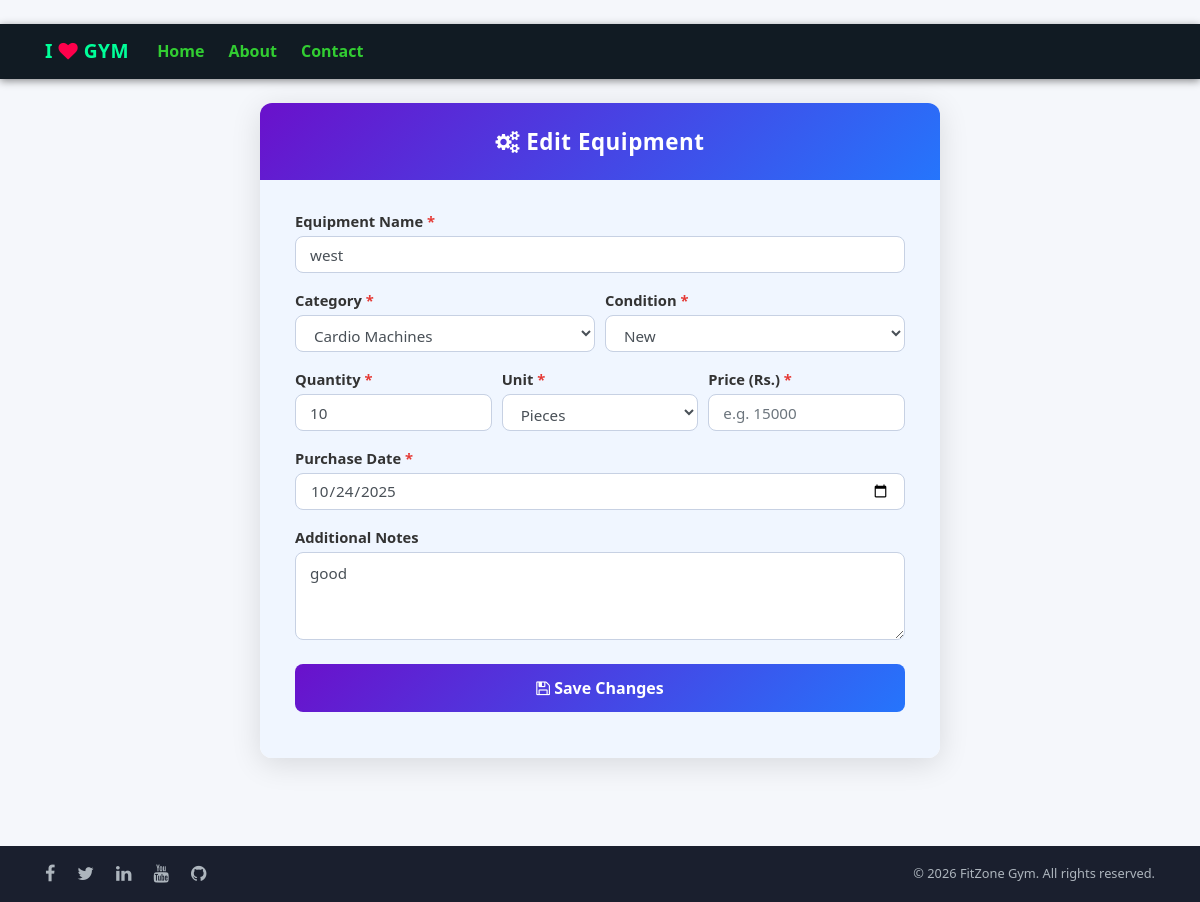
The app's page /edit_equipment/2/ with its own data.
### gym/models.py (models this page shows, shortened)
class Equipment(models.Model):
    name = models.CharField(max_length=100)
    category = models.CharField(max_length=50, default="")
    quantity = models.PositiveIntegerField(default=1)
    price = models.DecimalField(max_digits=10, decimal_places=2)
    unit = models.CharField(max_length=10)
    date = models.DateField()  # Proper DateField
    condition = models.CharField(max_length=20, default="new")
    description = models.TextField(max_length=500)

### gym/views.py (the view, shortened to what this page needs)
# urls.py: path('edit_equipment/<int:pid>/', Edit_Equipment, name='edit_equipment'),
def Edit_Equipment(request, pid):
    equipment = get_object_or_404(Equipment, id=pid)
    d = {'equipment': equipment}
    return render(request, 'add_equipment.html', d)

### gym/templates/add_equipment.html (shortened to what this page needs)
﻿{% extends 'navigation.html' %}
{% load static %}
{% block body %}
<div class="container d-flex justify-content-center py-4">
    <div class="form-card">
        <div class="form-header">
            <i class="fa fa-cogs"></i>
            {% if equipment %}Edit Equipment{% else %}Add New Equipment{% endif %}
        </div>
        <div class="form-body">
            <form action="{% if equipment %}{% url 'edit_equipment' equipment.id %}{% else %}{% url 'add_equipment' %}{% endif %}" method="post">
                <div class="form-group">
                    <label>Equipment Name <span class="req">*</span></label>
                    <input type="text" name="name" class="form-control" placeholder="Enter equipment name" value="{{ equipment.name|default:'' }}" required>
                </div>
                <div class="form-row">
                    <div class="form-group col-md-6">
                        <label>Category <span class="req">*</span></label>
                        <select name="category" class="form-control" required>
                            <option value="Cardio"      {% if equipment.category == 'Cardio' %}selected{% endif %}>Cardio Machines</option>
                        </select>
                    </div>
                    <div class="form-group col-md-6">
                        <label>Condition <span class="req">*</span></label>
                        <select name="condition" class="form-control" required>
                            <option value="new"         {% if equipment.condition == 'new' %}selected{% endif %}>New</option>
                        </select>
                    </div>
                </div>
                <div class="form-row">
                    <div class="form-group col-md-4">
                        <label>Quantity <span class="req">*</span></label>
                        <input type="number" name="quantity" class="form-control" min="1" placeholder="e.g. 2" value="{{ equipment.quantity|default:1 }}" required>
                    </div>
                    <div class="form-group col-md-4">
                        <label>Unit <span class="req">*</span></label>
                        <select name="unit" class="form-control" required>
                            <option value="pcs"  {% if equipment.unit == 'pcs' %}selected{% endif %}>Pieces</option>
                        </select>
                    </div>
                    <div class="form-group col-md-4">
                        <label>Price (Rs.) <span class="req">*</span></label>
                        <input type="number" name="price" class="form-control" min="0" step="0.01" placeholder="e.g. 15000" value="{{ equipment.price|default:'' }}" required>
                    </div>
                </div>
                <div class="form-group">
                    <label>Purchase Date <span class="req">*</span></label>
                    <input type="date" name="date" class="form-control" value="{% if equipment and equipment.date %}{{ equipment.date|date:'Y-m-d' }}{% endif %}" required>
                </div>
                <div class="form-group">
                    <label>Additional Notes</label>
                    <textarea name="desc" class="form-control" rows="3" placeholder="Any additional information...">{{ equipment.description|default:'' }}</textarea>
                </div>
                <button type="submit" class="btn-submit mt-2">
                    {% if equipment %}<i class="fa fa-save"></i> Save Changes{% else %}<i class="fa fa-plus"></i> Add Equipment{% endif %}
                </button>
            </form>
        </div>
    </div>
</div>
{% endblock %}

### gym/templates/navigation.html (style rules this page uses)
body { background: #f5f7fb; font-family: 'Segoe UI', Tahoma, Geneva, Verdana, sans-serif; }

### gym/templates/add_equipment.html (style rules this page uses)
.form-card { background: #ffffff; border-radius: 12px; box-shadow: 0 6px 30px rgba(0,0,0,0.12); overflow: hidden; max-width: 680px; width: 100%; }
.form-header { background: linear-gradient(135deg, #6a11cb 0%, #2575fc 100%); color: #fff; text-align: center; padding: 22px 20px; font-size: 1.4rem; font-weight: 700; letter-spacing: 0.5px; }
.form-body { padding: 30px 35px; background: #f0f6ff; }
.form-body label { font-weight: 600; font-size: 0.92rem; color: #333; margin-bottom: 4px; }
.form-body .form-control { border: 1.5px solid #c7d1e3; border-radius: 8px; padding: 9px 14px; font-size: 0.95rem; transition: border-color 0.25s; }
.req { color: #e53935; }
.btn-submit { background: linear-gradient(135deg, #6a11cb 0%, #2575fc 100%); color: #fff; border: none; border-radius: 8px; padding: 12px 0; font-weight: 700; font-size: 1rem; width: 100%; cursor: pointer; transition: opacity 0.2s; }

### records on screen
Equipment: name "west", category "Cardio Machines", condition "New", quantity "10", date "10/24/2025", desc "good"
